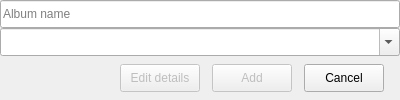
<?xml version="1.0" encoding="UTF-8"?>
<ui version="4.0">
 <class>AddNewAlbum</class>
 <widget class="QWidget" name="AddNewAlbum">
  <property name="geometry">
   <rect>
    <x>0</x>
    <y>0</y>
    <width>400</width>
    <height>100</height>
   </rect>
  </property>
  <property name="windowTitle">
   <string>Add new album</string>
  </property>
  <property name="toolTip">
   <string>Add a new album</string>
  </property>
  <property name="statusTip">
   <string>Add a new album</string>
  </property>
  <property name="whatsThis">
   <string>Add a new album</string>
  </property>
  <widget class="QLineEdit" name="Name">
   <property name="geometry">
    <rect>
     <x>0</x>
     <y>0</y>
     <width>400</width>
     <height>28</height>
    </rect>
   </property>
   <property name="toolTip">
    <string>Album name</string>
   </property>
   <property name="statusTip">
    <string>Album name</string>
   </property>
   <property name="whatsThis">
    <string>Album name</string>
   </property>
   <property name="placeholderText">
    <string>Album name</string>
   </property>
  </widget>
  <widget class="QComboBox" name="Languages">
   <property name="geometry">
    <rect>
     <x>0</x>
     <y>28</y>
     <width>400</width>
     <height>28</height>
    </rect>
   </property>
   <property name="toolTip">
    <string>Album name language</string>
   </property>
   <property name="statusTip">
    <string>Album name language</string>
   </property>
   <property name="whatsThis">
    <string>Album name language</string>
   </property>
   <property name="editable">
    <bool>true</bool>
   </property>
   <property name="maxVisibleItems">
    <number>25</number>
   </property>
  </widget>
  <widget class="QPushButton" name="Details">
   <property name="enabled">
    <bool>false</bool>
   </property>
   <property name="geometry">
    <rect>
     <x>120</x>
     <y>64</y>
     <width>80</width>
     <height>28</height>
    </rect>
   </property>
   <property name="toolTip">
    <string>Edit details</string>
   </property>
   <property name="statusTip">
    <string>Edit details</string>
   </property>
   <property name="whatsThis">
    <string>Edit details</string>
   </property>
   <property name="text">
    <string>Edit details</string>
   </property>
   <property name="flat">
    <bool>false</bool>
   </property>
  </widget>
  <widget class="QPushButton" name="Add">
   <property name="enabled">
    <bool>false</bool>
   </property>
   <property name="geometry">
    <rect>
     <x>212</x>
     <y>64</y>
     <width>80</width>
     <height>28</height>
    </rect>
   </property>
   <property name="toolTip">
    <string>Add a new album</string>
   </property>
   <property name="statusTip">
    <string>Add a new album</string>
   </property>
   <property name="whatsThis">
    <string>Add a new album</string>
   </property>
   <property name="text">
    <string>Add</string>
   </property>
   <property name="default">
    <bool>true</bool>
   </property>
  </widget>
  <widget class="QPushButton" name="Cancel">
   <property name="geometry">
    <rect>
     <x>304</x>
     <y>64</y>
     <width>80</width>
     <height>28</height>
    </rect>
   </property>
   <property name="toolTip">
    <string>Cancel without do anything</string>
   </property>
   <property name="statusTip">
    <string>Cancel without do anything</string>
   </property>
   <property name="whatsThis">
    <string>Cancel without do anything</string>
   </property>
   <property name="text">
    <string>Cancel</string>
   </property>
  </widget>
 </widget>
 <resources/>
 <connections>
  <connection>
   <sender>Details</sender>
   <signal>clicked()</signal>
   <receiver>AddNewAlbum</receiver>
   <slot>EditDetails()</slot>
   <hints>
    <hint type="sourcelabel">
     <x>159</x>
     <y>77</y>
    </hint>
    <hint type="destinationlabel">
     <x>199</x>
     <y>49</y>
    </hint>
   </hints>
  </connection>
  <connection>
   <sender>Add</sender>
   <signal>clicked()</signal>
   <receiver>AddNewAlbum</receiver>
   <slot>AddAlbum()</slot>
   <hints>
    <hint type="sourcelabel">
     <x>251</x>
     <y>77</y>
    </hint>
    <hint type="destinationlabel">
     <x>199</x>
     <y>49</y>
    </hint>
   </hints>
  </connection>
  <connection>
   <sender>Cancel</sender>
   <signal>clicked()</signal>
   <receiver>AddNewAlbum</receiver>
   <slot>CancalAdd()</slot>
   <hints>
    <hint type="sourcelabel">
     <x>343</x>
     <y>77</y>
    </hint>
    <hint type="destinationlabel">
     <x>199</x>
     <y>49</y>
    </hint>
   </hints>
  </connection>
  <connection>
   <sender>Name</sender>
   <signal>textChanged(QString)</signal>
   <receiver>AddNewAlbum</receiver>
   <slot>NameChanged(QString)</slot>
   <hints>
    <hint type="sourcelabel">
     <x>199</x>
     <y>13</y>
    </hint>
    <hint type="destinationlabel">
     <x>199</x>
     <y>49</y>
    </hint>
   </hints>
  </connection>
 </connections>
</ui>
